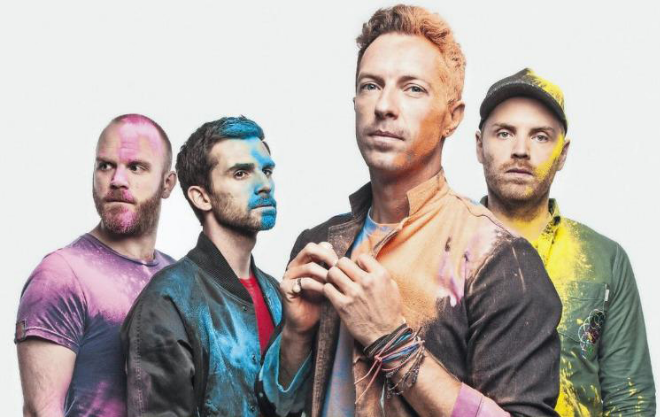
#> input picture face.png, 660 x 417 px
$ python Source.py   (older library calls are emulated)
#> lines starting #> are read from the running program, lines starting #| are printed output that depends on the picture
import numpy as np
import matplotlib.pyplot as plt

import cv2

ddepth = cv2.CV_8U
kernel_size = 300
img = cv2.imread('face.png')
#> img is the input picture: shape (417, 660, 3); mean B, G, R 166.5, 170.7, 178.9

img = np.asarray(img,np.uint8)

#img = np.unicode(img)
#img= cv2.cvtColor(img, cv2.COLOR_BGR2RGB) #color coreectness regarding OpenCV reversed representation of BRG instead of RGB
#MISBEHAVING !!!!

grayImage = cv2.cvtColor(img,cv2.COLOR_BGR2GRAY)
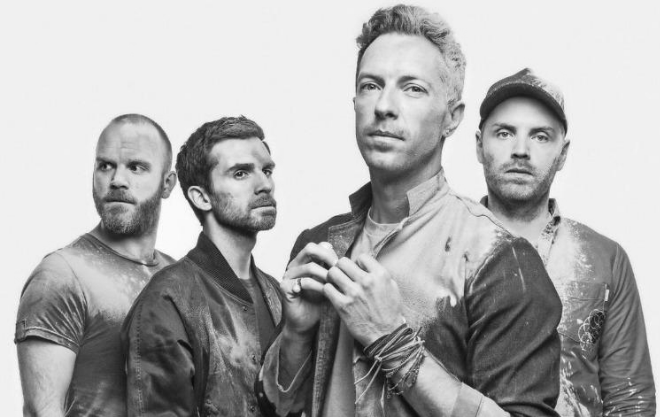
#> grayImage: shape (417, 660); min 10, max 254, mean 172.6

# cv2.imshow('irigion',img)

#numpy_horizontal_concat = np.concatenate((img, grayImage), axis=1)

median = cv2.medianBlur(grayImage,7) #MedianFilter to Reduce Noise DIDN"T FIND SMOOTH()
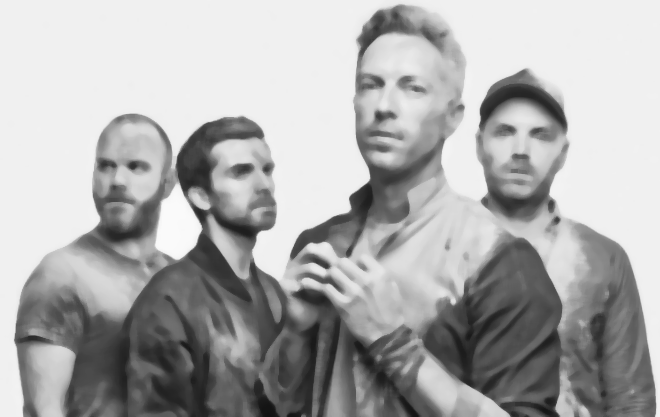
#> median: shape (417, 660); min 18, max 250, mean 172.9


Laplaced = cv2.Laplacian(median, ddepth, kernel_size) ##Kernel Size is not doing any difference
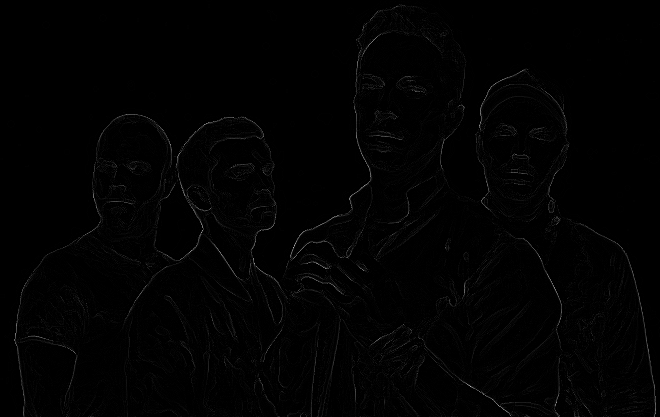
#> Laplaced: shape (417, 660); min 0, max 184, mean 2

ret,thresh = cv2.threshold(Laplaced,5,125,cv2.THRESH_BINARY)
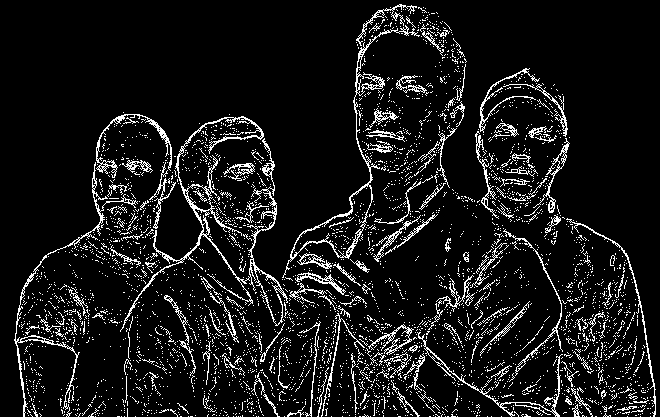
#> thresh: shape (417, 660); values 0 (black) and 125 (white), 9.2% white in thin lines or dots
# [7 lines of commented-out code are left out]
thresh =255-thresh
#> thresh: shape (417, 660); values 130 (black) and 255 (white), 90.8% white; black in thin lines or dots
thresh2 = cv2.cvtColor(thresh,cv2.COLOR_GRAY2RGB)

small = cv2.resize(img, (0,0), fx=0.5, fy=0.5)
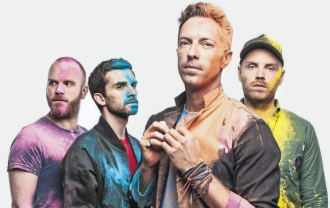
#> small: shape (208, 330, 3); mean B, G, R 166.8, 170.9, 179.2
# cv2.imshow('Smalled',small)


painting = cv2.bilateralFilter(small,9,75,75)


painting_resized = cv2.resize(painting, (thresh2.shape[1], thresh2.shape[0]))
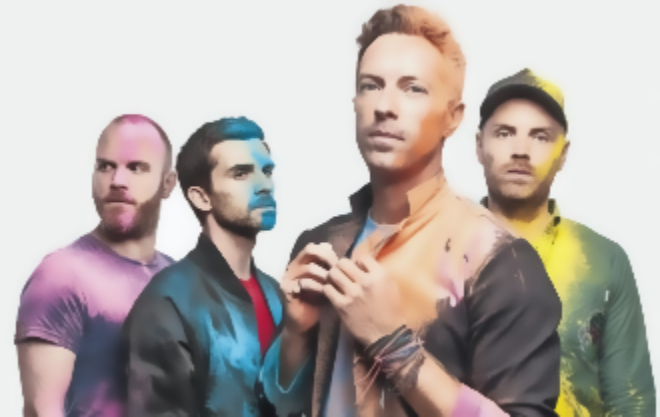
#> painting_resized: shape (417, 660, 3); mean B, G, R 166.9, 171, 179.2

print("My thresh2 is ",thresh2.shape)
#| My thresh2 is  (417, 660, 3)
print("My painting_resized is ",painting_resized.shape)
#| My painting_resized is  (417, 660, 3)
print("My painting is ",painting.shape)
#| My painting is  (208, 330, 3)

dst = cv2.bitwise_and(painting_resized,thresh2)
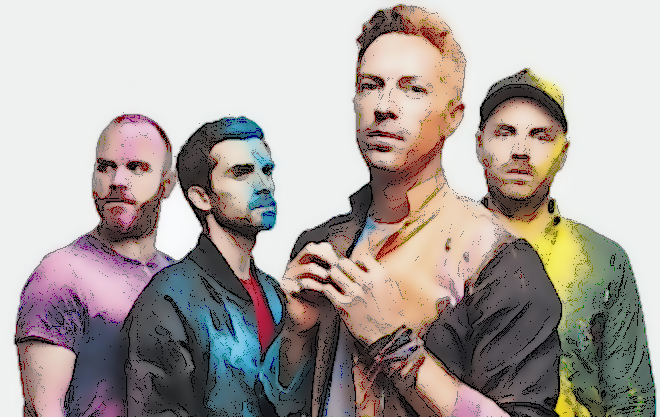
#> dst: shape (417, 660, 3); mean B, G, R 160.5, 164.8, 173.1
cv2.imshow('dst',dst)
cv2.imshow('image',img)

#####################################################
#same window showing

titles = ['Original Image','Gray','Medained','thresh','Laplaced','small','painting','dst']
images = [img, grayImage, median,thresh2,Laplaced,small,painting,dst]


for i in range(8):
    plt.subplot(3,3,i+1),plt.imshow(images[i],'gray')
    plt.title(titles[i])
    plt.xticks([]),plt.yticks([])
mng = plt.get_current_fig_manager() #maximizing window size
mng.resize(*mng.window.maxsize()) #maximizing window size
plt.show()
#> figure, not shown here; B, G, R data is drawn as R, G, B

cv2.waitKey(0)
cv2.destroyAllWindows()

#####################################################
